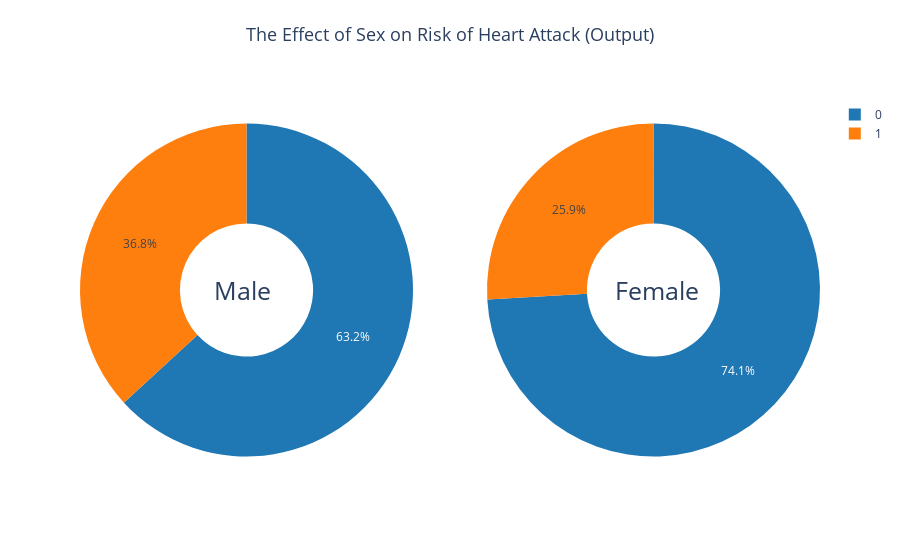

Notebook code for this chart:
### Code cell
colors = ['#1f77b4', '#ff7f0e']  

# Creating subplots for male and female distributions
fig = make_subplots(rows=1, cols=2, subplot_titles=('Male', 'Female'), specs=[[{'type':'domain'}, {'type':'domain'}]])

# Adding a pie chart for male heart attack presence
fig.add_trace(go.Pie(values=male_counts, name='Male',
                     marker=dict(colors=colors)), 1, 1)

# Adding a pie chart for female heart attack presence
fig.add_trace(go.Pie(values=female_counts, name='Female',
                     marker=dict(colors=colors)), 1, 2)

fig.update_traces(hole=.4)

# Customizing the overall layout, title, and annotations
fig.update_layout(title_text='The Effect of Sex on Risk of Heart Attack (Output)', title_font=dict(size=18), title_x=0.5, title_y=0.95,
                 annotations=[dict(text='Male', x=0.22, y=0.45, font_size=25, showarrow=False),
                 dict(text='Female', x=0.78, y=0.45, font_size=25, showarrow=False)])

# Customizing background colors
fig.update_layout(plot_bgcolor='white', paper_bgcolor='white')

fig.show()

### Figure 1 — Plotly figure (JSON) as saved in the notebook; plotly's stock layout.template omitted (floating-point values rounded to 4 significant figures)
{"data": [{"domain": {"x": [0, 0.45], "y": [0, 1]}, "hole": 0.4, "marker": {"colors": ["#1f77b4", "#ff7f0e"]}, "name": "Male", "type": "pie", "values": [458, 267]}, {"domain": {"x": [0.55, 1], "y": [0, 1]}, "hole": 0.4, "marker": {"colors": ["#1f77b4", "#ff7f0e"]}, "name": "Female", "type": "pie", "values": [143, 50]}], "layout": {"annotations": [{"font": {"size": 25}, "showarrow": false, "text": "Male", "x": 0.22, "xanchor": "center", "xref": "paper", "y": 0.45, "yanchor": "bottom", "yref": "paper"}, {"font": {"size": 25}, "showarrow": false, "text": "Female", "x": 0.78, "xanchor": "center", "xref": "paper", "y": 0.45, "yanchor": "bottom", "yref": "paper"}], "paper_bgcolor": "white", "plot_bgcolor": "white", "title": {"font": {"size": 18}, "text": "The Effect of Sex on Risk of Heart Attack (Output)", "x": 0.5, "y": 0.95}}}
